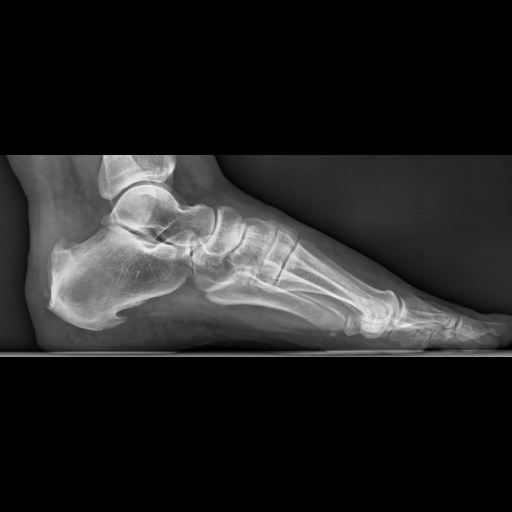
#> input picture experiments/norm_sample_letterbox.jpg, 512 x 512 px
$ python -i preprocessor.py   (imports and definitions only)   (older library calls are emulated)
#> lines starting #> are read from the running program, lines starting #| are printed output that depends on the picture
"""Robust medical preprocessing pipeline for weight-bearing lateral foot radiographs.

Handles:
1. 16-bit to 8-bit dynamic range windowing (percentile-based P1-P99).
2. Contrast-Limited Adaptive Histogram Equalization (CLAHE) for trabecular bone & joint delineation.
3. Anatomical tibial-axis foot orientation detection (canonical right-facing standardization).
4. Platform edge detection and tight foot ROI extraction (eliminates table legs, letter markers).
5. Aspect-ratio preserving letterbox formatting (Durum B) with >=30px safety margins to prevent bone clipping.
6. Uniform 512x512 matrix generation.
"""

from __future__ import annotations
from typing import Tuple, Dict, Any, Optional
import cv2
import numpy as np


class FootRadiographPreprocessor:
    def __init__(
        self,
        target_size: Tuple[int, int] = (512, 512),
        clahe_clip_limit: float = 2.0,
        clahe_tile_grid: Tuple[int, int] = (8, 8),
        canonical_direction: str = "right",
        mode: str = "letterbox",
        safety_margin_px: int = 30,
    ) -> None:
        self.target_size = target_size
        self.clahe = cv2.createCLAHE(
            clipLimit=clahe_clip_limit, tileGridSize=clahe_tile_grid
        )
        self.canonical_direction = canonical_direction
        self.mode = mode
        self.safety_margin_px = safety_margin_px

    def window_16to8(self, img16: np.ndarray) -> np.ndarray:
        """Robust percentile windowing from 16-bit to 8-bit."""
        p1, p99 = np.percentile(img16, (1, 99))
        if p99 <= p1:
            p1, p99 = float(img16.min()), float(img16.max())
        clipped = np.clip(img16, p1, p99)
        norm8 = ((clipped - p1) / (p99 - p1 + 1e-6) * 255.0).astype(np.uint8)
        return norm8

    def detect_orientation(self, img8: np.ndarray) -> Tuple[str, int]:
        """Infer foot direction ('left' or 'right') and tibial shaft x-coordinate.

        In weight-bearing lateral foot radiographs:
        - Tibia and fibula enter vertically into the ankle mortise.
        - The upper third (25%-45% height) contains only the vertical shin bone.
        - If shin is in the right half -> ankle is on right -> toes point LEFT.
        - If shin is in the left half -> ankle is on left -> toes point RIGHT.
        """
        h, w = img8.shape
        shin_slice = img8[int(h * 0.25) : int(h * 0.45), :]
        shin_col = shin_slice.mean(axis=0)
        # Suppress peripheral 6% detector border noise
        shin_col[: int(w * 0.06)] = 0
        shin_col[int(w * 0.94) :] = 0
        shin_x = int(np.argmax(shin_col))
        direction = "left" if shin_x > (w / 2) else "right"
        return direction, shin_x

    def detect_foot_roi(
        self, img8: np.ndarray, direction: str, shin_x: int
    ) -> Tuple[int, int, int, int, int]:
        """Detect the bounding box of the foot resting on the platform with safety margin.

        Returns:
            (y_min, y_max, x_min, x_max, platform_y)
        """
        h, w = img8.shape

        # 1. Platform edge detection via horizontal Sobel filter
        sobel_y = cv2.Sobel(img8, cv2.CV_64F, 0, 1, ksize=5)
        central_strip = np.abs(sobel_y[:, int(w * 0.25) : int(w * 0.75)])
        row_energy = np.mean(central_strip, axis=1)

        search_y1, search_y2 = int(h * 0.40), int(h * 0.85)
        sub = row_energy[search_y1:search_y2]
        if len(sub) > 0:
            peaks = np.argsort(sub)[-10:] + search_y1
            stand_bottom = int(np.max(peaks))
            top_candidates = [
                p for p in peaks if stand_bottom - 280 <= p <= stand_bottom - 120
            ]
            if len(top_candidates) > 0:
                platform_top = int(np.max(top_candidates))
            else:
                platform_top = max(int(h * 0.45), stand_bottom - 215)
        else:
            platform_top = int(h * 0.65)

        # 2. Anatomical Foot Bounding Box
        # In lateral projections, adult foot length spans ~60-65% of the detector field.
        # Tibial shaft axis is ~25% from posterior calcaneus and ~75% from anterior distal phalanges.
        foot_len = int(w * 0.65)
        if direction == "right":  # Toes point right, calcaneus on left
            x_min = max(0, int(shin_x - foot_len * 0.26))
            x_max = min(w, int(shin_x + foot_len * 0.78))
        else:  # Toes point left, calcaneus on right
            x_min = max(0, int(shin_x - foot_len * 0.78))
            x_max = min(w, int(shin_x + foot_len * 0.26))

        actual_w = max(200, x_max - x_min)
        # Anatomical foot height (calcaneus base to talar dome) + safety margin
        foot_h = int(actual_w * 0.43)
        y_min = max(0, platform_top - foot_h)
        # Bottom margin: user-requested buffer below plantar sole to prevent cutting
        y_max = min(h, platform_top + self.safety_margin_px)

        return y_min, y_max, x_min, x_max, platform_top

    def process(
        self, img16_or_8: np.ndarray
    ) -> Tuple[np.ndarray, Dict[str, Any]]:
        """Complete preprocessing pipeline on a single image.

        Args:
            img16_or_8: Grayscale input image (uint16 or uint8).

        Returns:
            processed_img: 8-bit image (512x512), CLAHE-enhanced, canonical right orientation.
            metadata: Info dictionary with bounding box, detected orientation, and platform position.
        """
        # 1. Convert to 8-bit if needed
        if img16_or_8.dtype == np.uint16 or img16_or_8.max() > 255:
            img8 = self.window_16to8(img16_or_8)
        else:
            img8 = img16_or_8.copy()

        h_orig, w_orig = img8.shape

        # 2. Tibial orientation detection
        detected_direction, shin_x = self.detect_orientation(img8)

        # 3. Contrast enhancement
        enhanced = self.clahe.apply(img8)

        # 4. Foot ROI detection with safety margins
        y_min, y_max, x_min, x_max, plat_y = self.detect_foot_roi(
            img8, detected_direction, shin_x
        )

        # 5. Crop
        cropped = enhanced[y_min:y_max, x_min:x_max]

        # 6. Canonicalize (Flip horizontally if needed to point right)
        flipped = False
        if detected_direction != self.canonical_direction:
            cropped = cv2.flip(cropped, 1)
            flipped = True

        # 7. Resizing with mode
        target_w, target_h = self.target_size
        if self.mode == "letterbox":
            # Preserve true anatomical aspect ratio, inner canvas padding
            inner_dim = int(target_w * 0.94)  # leaves ~15px canvas border
            ch, cw = cropped.shape
            scale = inner_dim / max(ch, cw)
            nw, nh = max(1, int(cw * scale)), max(1, int(ch * scale))
            resized = cv2.resize(cropped, (nw, nh), interpolation=cv2.INTER_AREA)

            processed = np.zeros(self.target_size, dtype=np.uint8)
            y_off = (target_h - nh) // 2
            x_off = (target_w - nw) // 2
            processed[y_off : y_off + nh, x_off : x_off + nw] = resized
        else:
            processed = cv2.resize(
                cropped, self.target_size, interpolation=cv2.INTER_AREA
            )

        meta = {
            "orig_height": h_orig,
            "orig_width": w_orig,
            "detected_direction": detected_direction,
            "canonical_direction": self.canonical_direction,
            "shin_x": shin_x,
            "flipped": flipped,
            "platform_y": plat_y,
            "bbox": (y_min, y_max, x_min, x_max),
            "mode": self.mode,
        }

        return processed, meta

>>> import cv2
>>> picture = cv2.imread('../../experiments/norm_sample_letterbox.jpg', cv2.IMREAD_GRAYSCALE)
#> picture is the input picture: shape (512, 512); min 0, max 239, mean 34.6
>>> result = FootRadiographPreprocessor().process(picture)
#> in detect_orientation, `shin_slice = img8[int(h * 0.25) : int(h * 0.45), :]`:
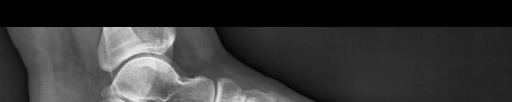
#> shin_slice: shape (102, 512); min 0, max 236, mean 53.3
#> in detect_orientation, `shin_col = shin_slice.mean(axis=0)`: shin_col = 512 values, max 137.9 at index 132, min 24.76 at index 511, mean 53.26
#> in detect_orientation, `shin_x = int(np.argmax(shin_col))`: shin_x = 132
#> in detect_orientation, `direction = "left" if shin_x > (w / 2) else "right"`: direction = 'right'
#> in process, `detected_direction, shin_x = self.detect_orientation(img8)`: shin_x = 132
#> in process, `enhanced = self.clahe.apply(img8)`:
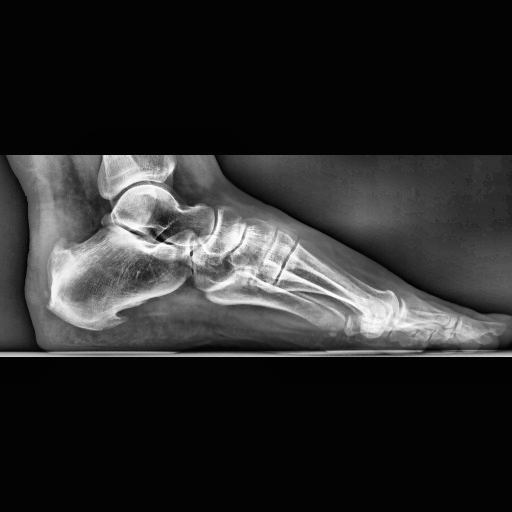
#> enhanced: shape (512, 512); min 1, max 254, mean 42
#> in detect_foot_roi, `sobel_y = cv2.Sobel(img8, cv2.CV_64F, 0, 1, ksize=5)`:
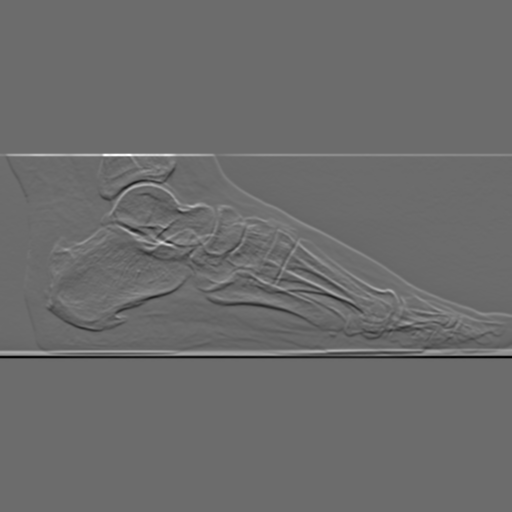
#> sobel_y: shape (512, 512) float64; min -7133, max 9704, mean 0; drawn with min black and max white
#> in detect_foot_roi, `central_strip = np.abs(sobel_y[:, int(w * 0.25) : int(w * 0.75)])`:
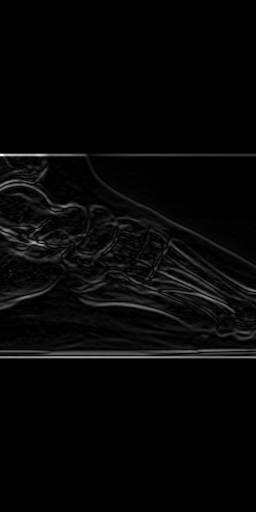
#> central_strip: shape (512, 256) float64; min 0, max 9704, mean 256.2; drawn with min black and max white
#> in detect_foot_roi, `row_energy = np.mean(central_strip, axis=1)`: row_energy = 512 values, max 5631.6 at index 357, min 0 at index 0, mean 256.2
#> in detect_foot_roi, `sub = row_energy[search_y1:search_y2]`: sub = 231 values, max 5631.6 at index 153, min 0 at index 158, mean 480.7
#> in detect_foot_roi, `peaks = np.argsort(sub)[-10:] + search_y1`: peaks = [293, 304, 354, 358, 350, 353, 352, 351, 356, 357]
#> in detect_foot_roi, `stand_bottom = int(np.max(peaks))`: stand_bottom = 358
#> in detect_foot_roi, `top_candidates = [ p for p in peaks if stand_bottom - 280 <= p <= stan..`: top_candidates = []
#> in detect_foot_roi, `platform_top = max(int(h * 0.45), stand_bottom - 215)`: platform_top = 230
#> in detect_foot_roi, `x_min = max(0, int(shin_x - foot_len * 0.26))`: x_min = 45
#> in detect_foot_roi, `x_max = min(w, int(shin_x + foot_len * 0.78))`: x_max = 390
#> in detect_foot_roi, `actual_w = max(200, x_max - x_min)`: actual_w = 345
#> in detect_foot_roi, `foot_h = int(actual_w * 0.43)`: foot_h = 148
#> in detect_foot_roi, `y_min = max(0, platform_top - foot_h)`: y_min = 82
#> in detect_foot_roi, `y_max = min(h, platform_top + self.safety_margin_px)`: y_max = 260
#> in process, `y_min, y_max, x_min, x_max, plat_y = self.detect_foot_roi( img8, detec..`: y_min = 82; y_max = 260; x_min = 45; x_max = 390; plat_y = 230
#> in process, `cropped = enhanced[y_min:y_max, x_min:x_max]`:
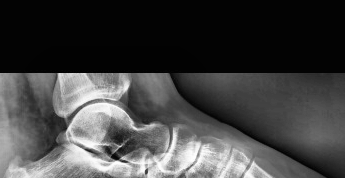
#> cropped: shape (178, 345); min 1, max 254, mean 66.4
#> in process, `processed[y_off : y_off + nh, x_off : x_off + nw] = resized`:
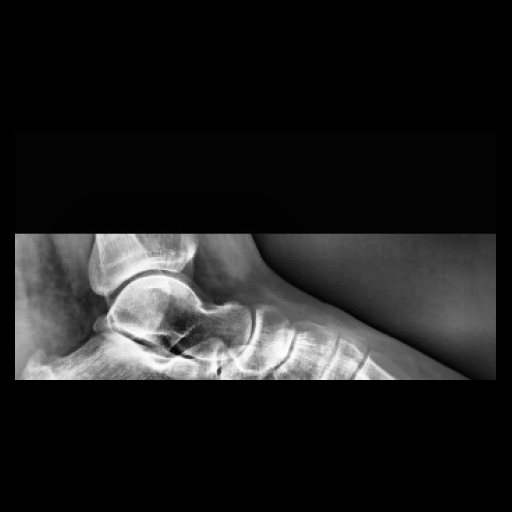
#> processed: shape (512, 512); min 0, max 254, mean 30.2
